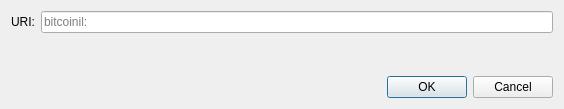
<?xml version="1.0" encoding="UTF-8"?>
<ui version="4.0">
 <class>OpenURIDialog</class>
 <widget class="QDialog" name="OpenURIDialog">
  <property name="geometry">
   <rect>
    <x>0</x>
    <y>0</y>
    <width>564</width>
    <height>109</height>
   </rect>
  </property>
  <property name="windowTitle">
   <string>Open bitcoinil URL</string>
  </property>
  <layout class="QVBoxLayout" name="verticalLayout">
   <item>
    <layout class="QHBoxLayout" name="horizontalLayout">
     <item>
      <widget class="QLabel" name="label">
       <property name="text">
        <string>URI:</string>
       </property>
      </widget>
     </item>
     <item>
      <widget class="QValidatedLineEdit" name="uriEdit">
       <property name="placeholderText">
        <string notr="true">bitcoinil:</string>
       </property>
      </widget>
     </item>
    </layout>
   </item>
   <item>
    <spacer name="verticalSpacer">
     <property name="orientation">
      <enum>Qt::Vertical</enum>
     </property>
     <property name="sizeHint" stdset="0">
      <size>
       <width>20</width>
       <height>40</height>
      </size>
     </property>
    </spacer>
   </item>
   <item>
    <widget class="QDialogButtonBox" name="buttonBox">
     <property name="orientation">
      <enum>Qt::Horizontal</enum>
     </property>
     <property name="standardButtons">
      <set>QDialogButtonBox::Cancel|QDialogButtonBox::Ok</set>
     </property>
    </widget>
   </item>
  </layout>
 </widget>
 <customwidgets>
  <customwidget>
   <class>QValidatedLineEdit</class>
   <extends>QLineEdit</extends>
   <header>qt/qvalidatedlineedit.h</header>
  </customwidget>
 </customwidgets>
 <resources/>
 <connections>
  <connection>
   <sender>buttonBox</sender>
   <signal>accepted()</signal>
   <receiver>OpenURIDialog</receiver>
   <slot>accept()</slot>
   <hints>
    <hint type="sourcelabel">
     <x>248</x>
     <y>254</y>
    </hint>
    <hint type="destinationlabel">
     <x>157</x>
     <y>274</y>
    </hint>
   </hints>
  </connection>
  <connection>
   <sender>buttonBox</sender>
   <signal>rejected()</signal>
   <receiver>OpenURIDialog</receiver>
   <slot>reject()</slot>
   <hints>
    <hint type="sourcelabel">
     <x>316</x>
     <y>260</y>
    </hint>
    <hint type="destinationlabel">
     <x>286</x>
     <y>274</y>
    </hint>
   </hints>
  </connection>
 </connections>
</ui>
